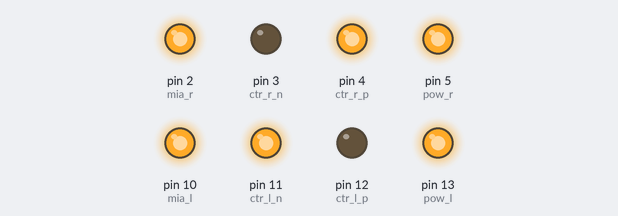
The sketch below on a simulated Arduino Uno, built with avr-gcc and run on an emulated ATmega328P. Shown: output pins drawn as LEDs (lit = HIGH).

Above: at 1.5 s.
At 4.5 s:
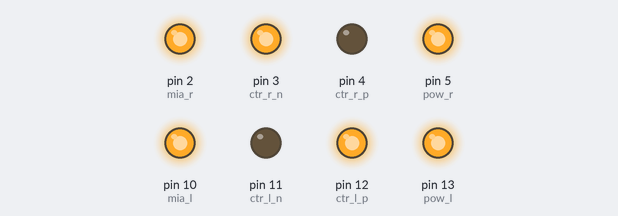
Timing chart, 0 to 6.9 s (numbered marks = the images above):
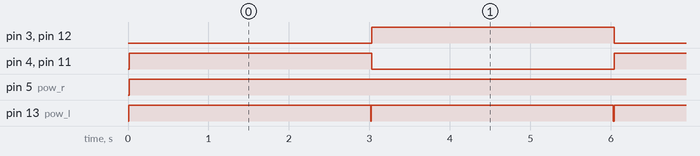

Measured:
- by itself, pin 3 (ctr_r_n), pin 4 (ctr_r_p), pin 11 (ctr_l_n), pin 12 (ctr_l_p): alternates HIGH for 3.0 s and LOW for 3.0 s
- by itself, pin 5 (pow_r): LOW → HIGH at 0.02 s
- by itself, pin 13 (pow_l): alternates HIGH for 3.0 s and LOW for 0.01 s

The sketch:

ENG_REVERSE_BASIC.ino
```cpp
int pow_l = 13;
int ctr_l_p = 12;
int ctr_l_n = 11;
int mia_l = 10;

int pow_r = 5;
int ctr_r_p = 4;
int ctr_r_n = 3;
int mia_r = 2;

void setup() {
  Serial.begin(9600);

  pinMode(pow_l, OUTPUT);
  pinMode(ctr_l_p, OUTPUT);
  pinMode(ctr_l_n, OUTPUT);
  pinMode(mia_l, OUTPUT);

  pinMode(pow_r, OUTPUT);
  pinMode(ctr_r_p, OUTPUT);
  pinMode(ctr_r_n, OUTPUT);
  pinMode(mia_r, OUTPUT);

  digitalWrite(mia_l, 1);
  digitalWrite(mia_r, 1);
}

void loop() {
  reverse(0, 0);
  reverse(1, 1);
  delay(3000);
  reverse(0, 1);
  reverse(1, 0);
  delay(3000);
}

void reverse (int side, int head) {
  if (side == 0){
    digitalWrite(pow_l, 0);
    delay(10);
    if (head == 0){
      digitalWrite(ctr_l_p, 0);
      digitalWrite(ctr_l_n, 1);
    } else {
      digitalWrite(ctr_l_p, 1);
      digitalWrite(ctr_l_n, 0);
    }
    digitalWrite(pow_l, 1);
  } else {
    digitalWrite(pow_r, 0);
    delay(5);
    digitalWrite(pow_r, 0);
    if (head == 0){
      digitalWrite(ctr_r_p, 0);
      digitalWrite(ctr_r_n, 1);
    } else {
      digitalWrite(ctr_r_p, 1);
      digitalWrite(ctr_r_n, 0);
    }
    digitalWrite(pow_r, 1);
  }
}
```
